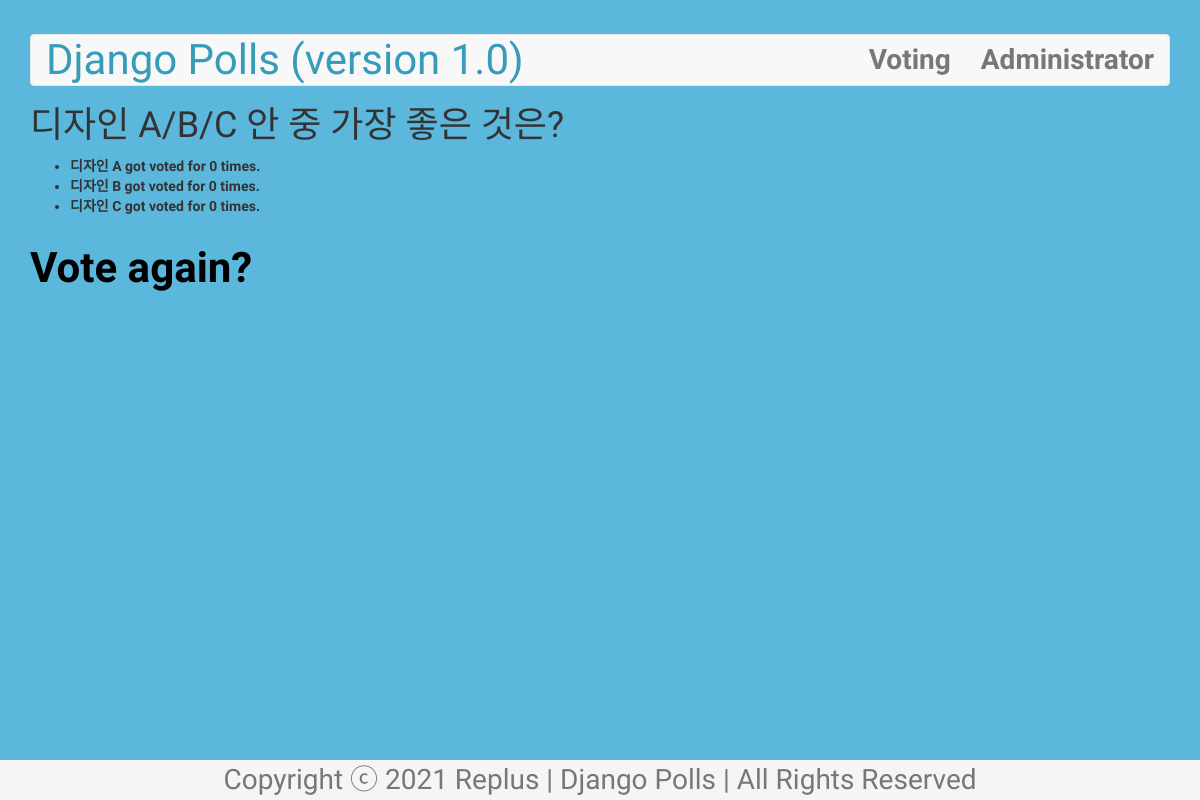
The page /polls/2/results/ on the database as committed earlier.
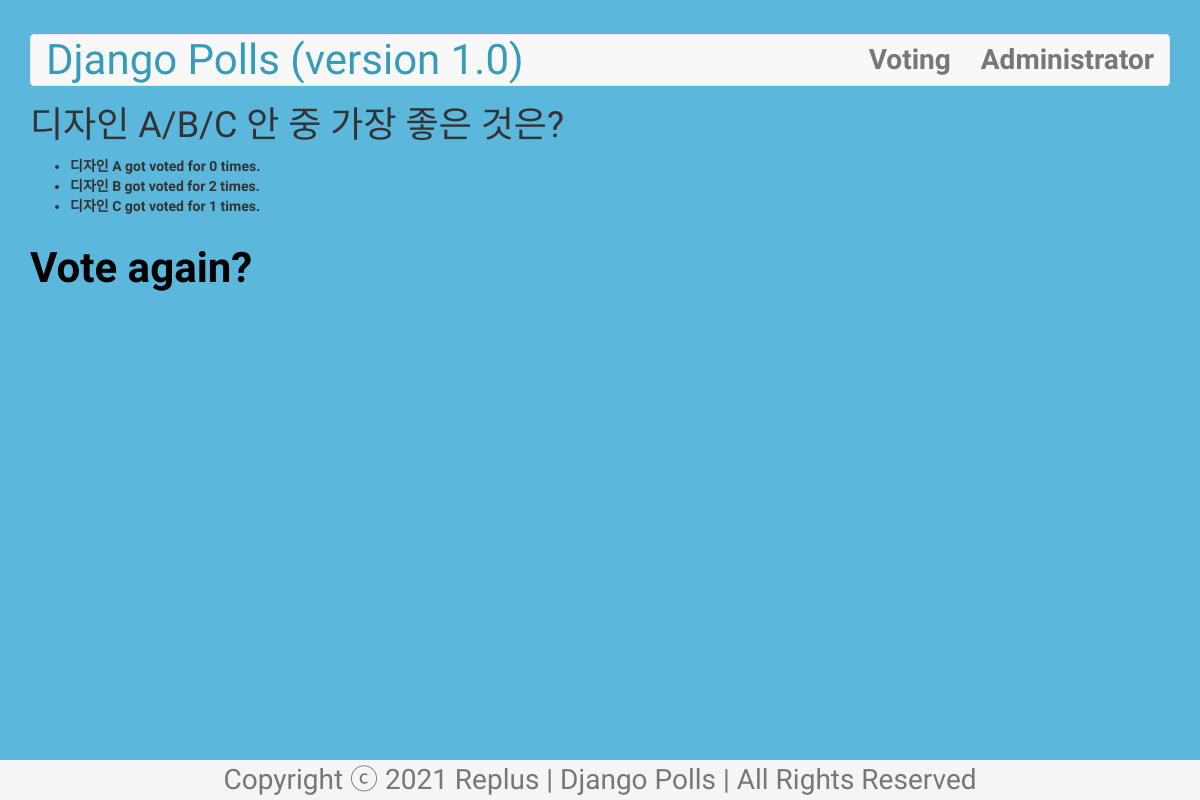
The same page on the database as committed later.
### polls/models.py (models this page shows, shortened)
class Question(models.Model): # DB Table for 설문조사 주제
    question_text = models.CharField(max_length=200) # 설문조사 주제 텍스트
    pub_date = models.DateTimeField('date published') # ‘date published’ : 관리자 페이지에서 보여질 항목명
    def was_published_recently(self):
        now = timezone.now()
        return now >= self.pub_date >= now - datetime.timedelta(days=1)
    was_published_recently.boolean = True
    was_published_recently.admin_order_field = 'pub_date'
    was_published_recently.short_description = 'Published recently?'

class Choice(models.Model): # DB Table for 설문조사 주제별 선택지 (+ 선택지마다의 득표 수)
    question = models.ForeignKey(Question, on_delete=models.CASCADE) # 설문조사 주제의 id 값
    choice_text = models.CharField(max_length=200) # 설문조사 주제에 대한 선택지 텍스트
    votes = models.IntegerField(default=0) # 해당 선택지의 득표 수

### polls/views.py (the view)
# urls.py: path('<int:question_id>/results/', views.results, name='results'),
def results(request, question_id):
    question = get_object_or_404(Question, id=question_id)
    return render(request, 'polls/result.html', {'question':question})

### polls/templates/polls/result.html
{% extends 'polls/base.html' %}
{% block content %}
<h1>
    {{ question.question_text }}
</h1>
<ul>
    {% for choice in question.choice_set.all %}
        <li>{{ choice.choice_text }} got voted for {{ choice.votes }} times.</li>
    {% endfor %}
</ul>
<a href="{% url 'polls:detail' question_id=question.id %}">
    Vote again?
</a>
{% endblock %}

### polls/templates/polls/base.html (shortened to what this page needs)
<!DOCTYPE html>
{% load static %}
<html lang="ko">
    <head>
        <link href="//maxcdn.bootstrapcdn.com/bootstrap/3.3.7/css/bootstrap.min.css" rel="stylesheet">
        <link rel="stylesheet" type="text/css" href="{% static 'polls/style.css' %}" />
    </head>
    <body>
        <div class="container">
            <nav class="navbar navbar-default">
              <div class="container-fluid">
                <div class="navbar-header">
                  <span class="navbar-brand">Django Polls (version 1.0)</span>
                </div>
                <ul class="nav navbar-nav">
                  <li><a href = "{% url 'polls:index' %}">Voting</a></li>
                  <li class="navbar-right"><a href = "{% url 'admin:index' %}">Administrator</a></li>
                </ul>
              </div>
            </nav>
        <div>
              {% block content %}
              {% endblock %}
            </div>
          </div>
          <footer class="footer">
            <div class="container">
              <p class="text-muted">Copyright ⓒ 2021 Replus | Django Polls | All Rights Reserved</p>
            </div>
          </footer>
    </body>
</html>

### polls/static/polls/style.css (style rules this page uses)
body { background-image: url("images/main_bg.jpg"); background-size: cover; font-family: 'Do Hyeon', "Noto Sans KR", "Titillium Web", "Helvetica", sans-serif; }
a { color: black; text-decoration: none; font-weight: 900; font-size:3em; line-height: 2em; }
h2, li { font-weight: 600; }
.navbar-default { margin-top: 3%; }
.navbar-brand { font-size: 3em; color: #379CBA !important; }
.navbar-nav { float: right; }
.navbar-nav > li > a { font-size: 2em; }
.footer { z-index: 999; position: fixed; bottom: 0; width: 100%; margin-top: 350px; text-align: center; height: 40px; background-color: #f5f5f5; font-size: 2em; }

Rows that differ between the two databases and show on the page:
changed Choice "디자인 B": votes "0" → "2"
changed Choice "디자인 C": votes "0" → "1"
